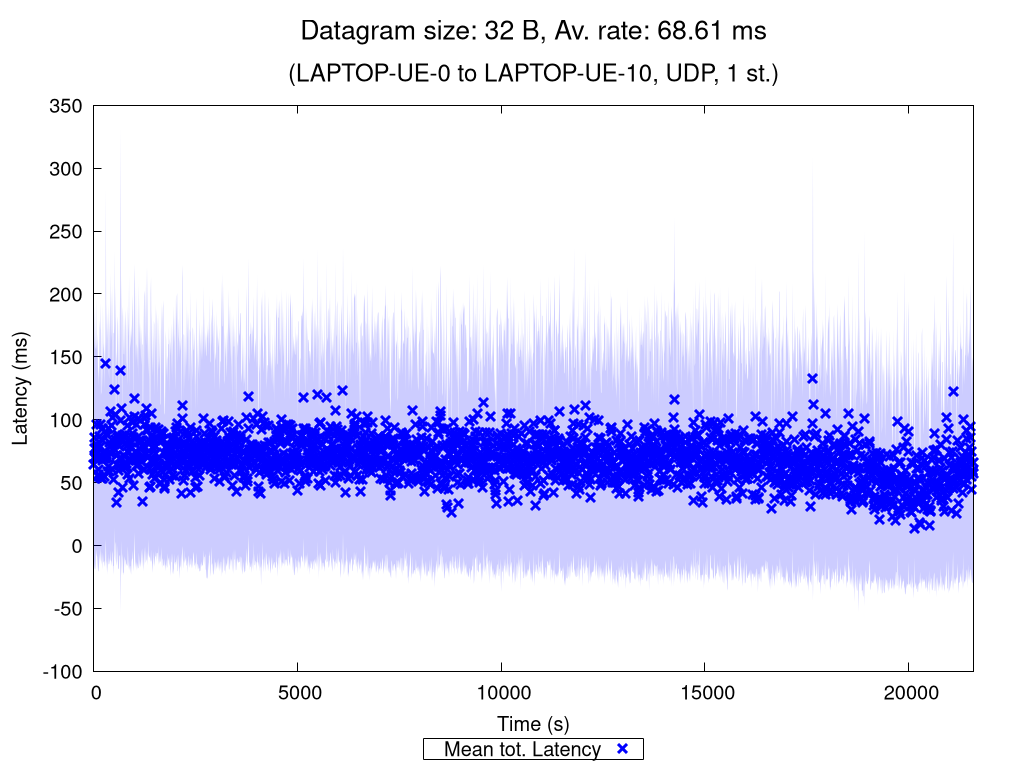

Write the gnuplot code that produced this figure.
set terminal pngcairo nocrop enhanced size 1024,768 font "Verdana,15"
set output "UDP_1_st_2020_11_09_15-46-36_one2two_00032B.png"

set title "{/=20 Datagram size: 32 B, Av. rate: 68.61 ms}\n\n{/=18 (LAPTOP-UE-0 to LAPTOP-UE-10, UDP, 1 st.)}"

set xlabel "Time (s)"
set ylabel "Latency (ms)"
set ytics nomirror
set key bmargin center horizontal box samplen 1 width -1
set bmargin 4.6
set rmargin 4.5

rf = 1.0  # rate factor
set style fill transparent solid 0.2 noborder
set autoscale xfix
plot "UDP_1_st_2020_11_09_15-46-36_one2two_00032B_iperf_processed.dat" using 1:($2/rf-$3/rf):($2/rf+$3/rf) with filledcurves lc rgb "blue" notitle, \
     "" using 1:($2/rf) with points pt 2 ps 1.5 lw 3 lc rgb "blue" title "Mean tot. Latency", \
